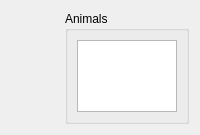
<?xml version="1.0" encoding="UTF-8"?>
<ui version="4.0">
 <author>Anton Rau</author>
 <class>TraffiCageHeatmapWidget</class>
 <widget class="QWidget" name="TraffiCageHeatmapWidget">
  <layout class="QHBoxLayout" name="horizontalLayout">
   <item>
    <widget class="MplCanvas" name="canvas" native="true">
     <property name="sizePolicy">
      <sizepolicy hsizetype="Expanding" vsizetype="Expanding">
       <horstretch>1</horstretch>
       <verstretch>0</verstretch>
      </sizepolicy>
     </property>
    </widget>
   </item>
   <item>
    <widget class="QGroupBox" name="groupBoxAnimals">
     <property name="title">
      <string>Animals</string>
     </property>
     <layout class="QVBoxLayout" name="verticalLayout_2">
      <item>
       <widget class="QListWidget" name="listWidgetAnimals">
        <property name="sizeAdjustPolicy">
         <enum>QAbstractScrollArea::SizeAdjustPolicy::AdjustToContents</enum>
        </property>
        <property name="selectionMode">
         <enum>QAbstractItemView::SelectionMode::MultiSelection</enum>
        </property>
       </widget>
      </item>
     </layout>
    </widget>
   </item>
  </layout>
 </widget>
 <customwidgets>
  <customwidget>
   <class>MplCanvas</class>
   <extends>QWidget</extends>
   <header>tse_analytics.views.misc.MplCanvas</header>
   <container>1</container>
  </customwidget>
 </customwidgets>
 <resources>
  <include location="../../../../../../resources/resources.qrc"/>
 </resources>
 <connections/>
</ui>
